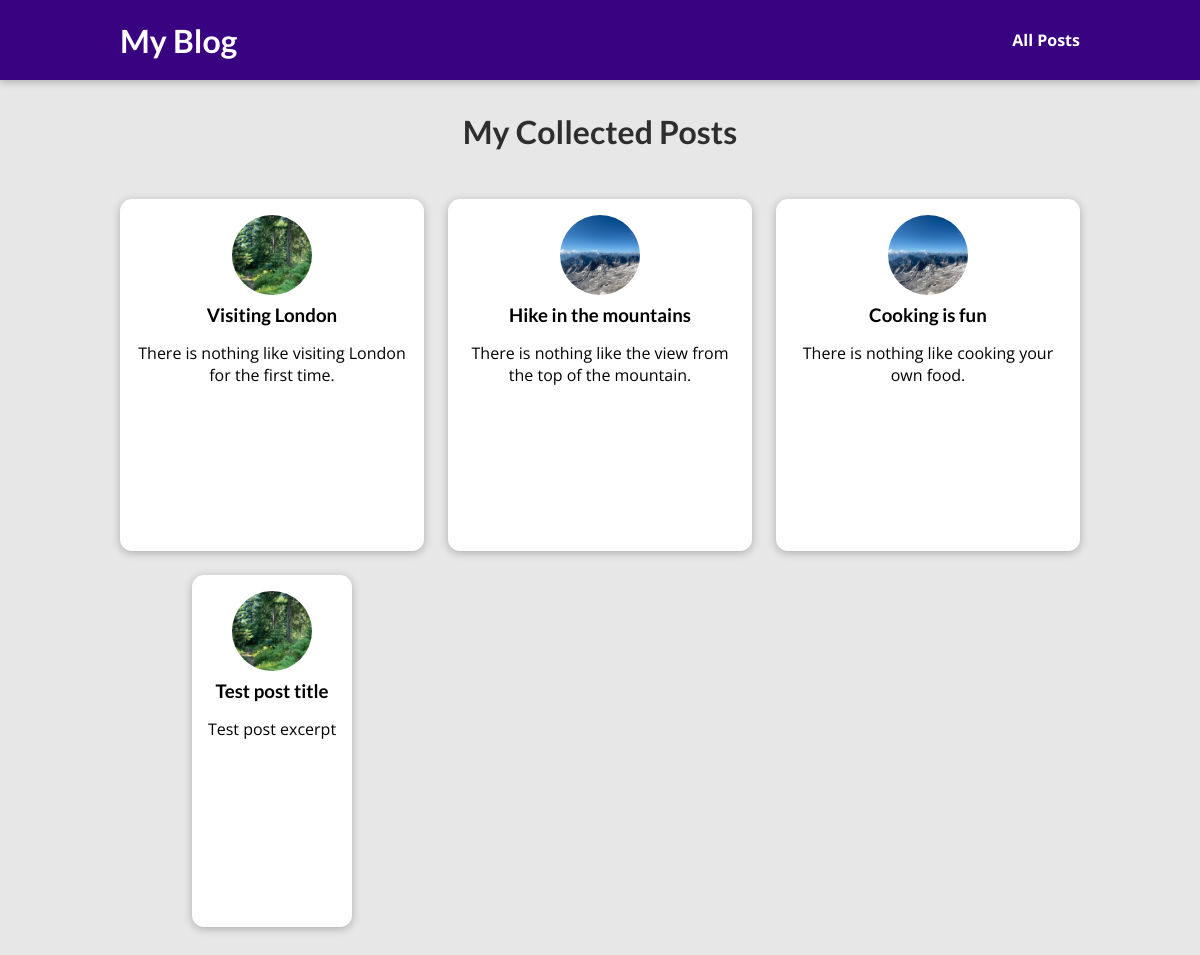
The app's page /blog/posts with its own data.
### blog/models.py (models this page shows, shortened)
class Post(models.Model):
    title = models.CharField(max_length=150)
    excerpt = models.CharField(max_length=200)
    image_name = models.CharField(max_length=100)
    date = models.DateField(auto_now=True)
    slug = models.SlugField(unique=True, db_index=True)
    content = models.TextField(validators=[MinLengthValidator(10)])
    author = models.ForeignKey(
        Author, on_delete=models.SET_NULL, null=True, related_name='posts')
    tags = models.ManyToManyField(Tag)

### blog/views.py (the view)
# urls.py: path('posts', views.posts, name='posts-page'),
def posts(request):
    all_posts = Post.objects.all().order_by('-date')
    return render(request, 'blog/all-posts.html', {
        'all_posts': all_posts
    })

### blog/templates/blog/all-posts.html (shortened to what this page needs)
{% extends 'base.html' %}
{% load static %}
{% block css_files %}
    <link rel="stylesheet" href="{% static 'blog/all-posts.css' %}">
    <link rel="stylesheet" href="{% static 'blog/post.css' %}">
{% endblock %}
{% block content %}
<section id="all-posts">
    <h2>My Collected Posts</h2>
    <ul>
        {% for post in all_posts %}
            {% include 'blog/includes/post.html' %}
        {% endfor %}
    </ul>
</section>
{% endblock content %}

### blog/templates/blog/includes/post.html
{% load static %}
<li>
    <article class="post">
        <a href="{% url 'post-detail-page' slug=post.slug %}">
            <img src="{% static 'blog/images/'|add:post.image_name %}" alt="{{ post.title }}">
            <div class="post__content">
                <h3>{{ post.title }}</h3>
                <p>{{ post.excerpt }}</p>
            </div>
        </a>
    </article>
</li>

### static/app.css (style rules this page uses)
* { box-sizing: border-box; }
html { font-family: 'Open Sans', 'Lato', sans-serif; }
body { margin: 0; }
h1, h2, h3 { font-family: 'Lato', sans-serif; font-weight: bold; }

### blog/static/blog/all-posts.css (style rules this page uses)
body { background-color: #e7e7e7; }
#all-posts { margin: 7rem auto; width: 90%; max-width: 60rem; }
#all-posts h2 { text-align: center; font-size: 2rem; color: #2e2e2e; margin: 3rem 0; }
ul { list-style: none; margin: 0; padding: 0; display: grid; grid-template-columns: repeat(auto-fill, minmax(17rem, 1fr)); gap: 1.5rem; }
.post img { width: 7rem; height: 7rem; }
.post a { height: 22rem; transform-origin: center; box-shadow: 0 2px 8px rgba(0, 0, 0, 0.25); border-radius: 12px; background-color: white; }

### blog/static/blog/post.css (style rules this page uses)
.post { display: flex; flex-direction: column; align-items: center; text-align: center; }
.post a { text-decoration: none; color: black; transition: all 0.2s ease; padding: 1rem; }
.post img { width: 5rem; height: 5rem; object-fit: cover; border-radius: 50%; }
.post h3 { margin: 0.25rem 0; }

### records on screen
Post: image_name (picture), title "Visiting London", excerpt "There is nothing like visiting London for the first time."
Post: image_name (picture), title "Hike in the mountains", excerpt "There is nothing like the view from the top of the mountain."
Post: image_name (picture), title "Cooking is fun", excerpt "There is nothing like cooking your own food."
Post: image_name (picture), title "Test post title", excerpt "Test post excerpt"
